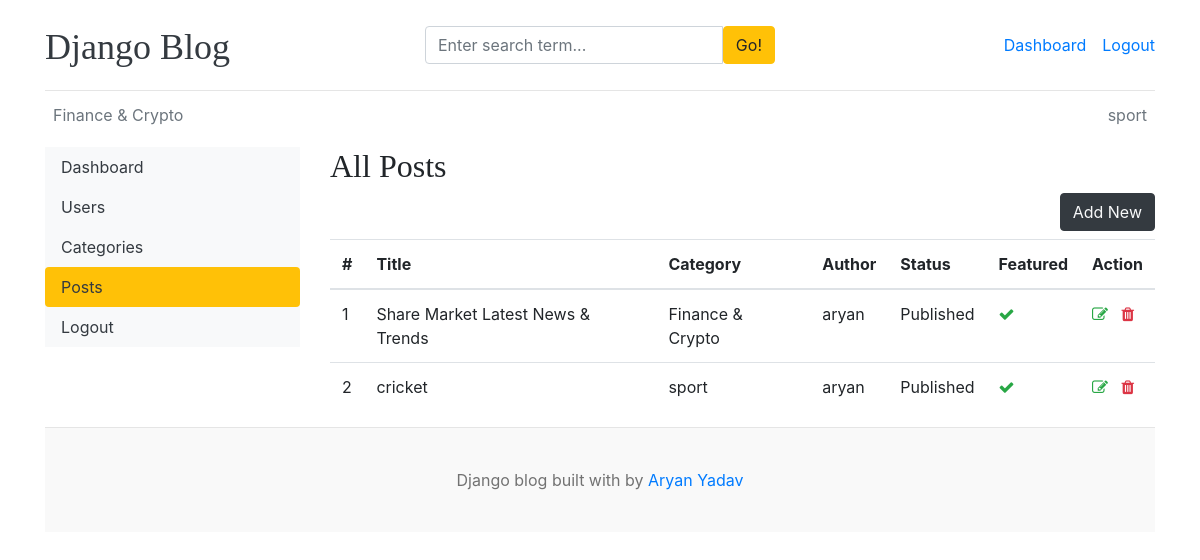
/dashboard/posts/ (signed in), run on an earlier commit of the app's database.
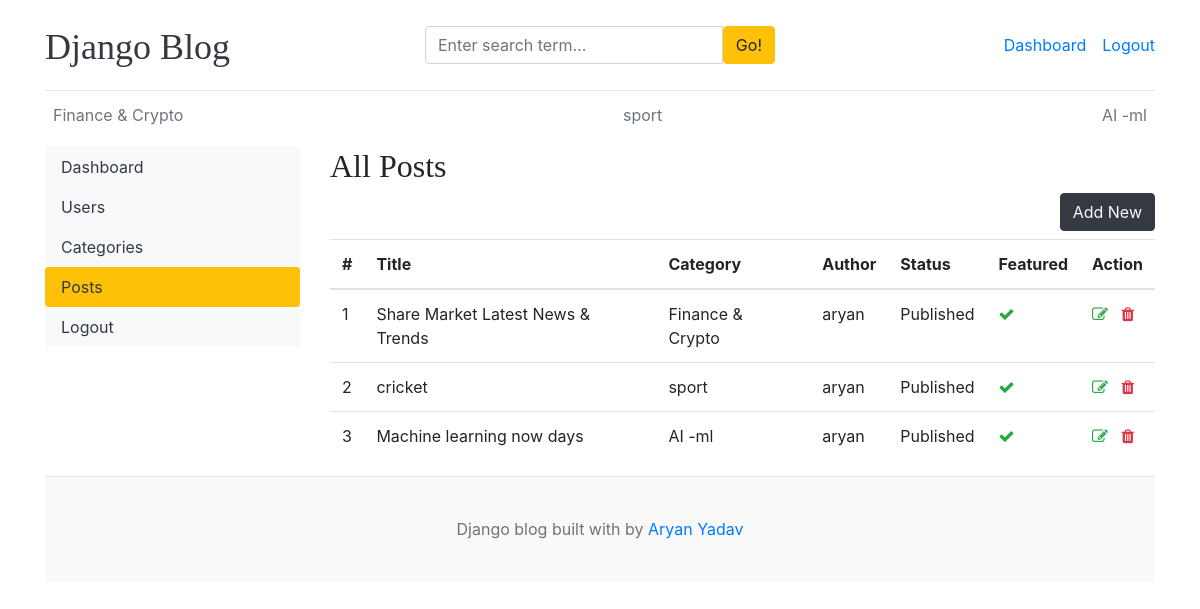
And on a later commit of the database.
### blogs/models.py (models this page shows, shortened)
class Category(models.Model):
    category_name   = models.CharField(max_length = 50,unique = True)
    author = models.ForeignKey(User, on_delete=models.CASCADE, null=True, blank=True)
    created_at = models.DateTimeField(auto_now_add = True)
    updated_at = models.DateTimeField(auto_now = True)
    class Meta:
        verbose_name_plural = 'categories'
    def __str__(self):
        return self.category_name

class Blog(models.Model):
    title = models.CharField(max_length = 100)
    slug = models.SlugField(max_length=150,unique = True,blank = True)
    category = models.ForeignKey(Category,on_delete = models.CASCADE)
    author = models.ForeignKey(User,on_delete = models.CASCADE)
    featured_image = models.ImageField(upload_to='upload/%Y/%M/%d')
    short_description = models.TextField(max_length = 500)
    blog_body = models.TextField(max_length = 2000)
    status = models.CharField(max_length = 20 ,choices = STATUS_CHOICES,default = 'Draft')
    is_featured = models.BooleanField(default = False)
    created_at = models.DateTimeField(auto_now_add = True)
    updated_at = models.DateTimeField(auto_now = True)

### dashboards/views.py (the view)
# urls.py: path('posts/',views.posts,name = 'posts'),
@login_required(login_url='login')
def posts(request):
    if request.user.is_staff:
        posts = Blog.objects.all()
    else:
        posts = Blog.objects.filter(author=request.user)
    context = {
        'posts': posts,
    }
    return render(request, 'dashboard/posts.html', context)

### blogs/context_processors.py (called while the page is built)
def get_categories(request):
    categories = Category.objects.all()
    return dict(categories = categories)

def get_social_links(request):
    social_links  = SocialLink.objects.all()
    return dict(social_links = social_links)

### templates/dashboard/posts.html (shortened to what this page needs)
{% extends 'base.html' %}
{% block content %}
<div class="row">
    {% include 'dashboard/sidebar.html' %}
    <div class="col-md-9">
        <h2>All Posts</h2>
        <a href="{% url 'add_post' %}" class="btn btn-dark text-light float-right mb-2">Add New</a>
        <table class="table table-hover">
            <thead>
              <tr>
                <th>#</th>
                <th>Title</th>
                <th>Category</th>
                <th>Author</th>
                <th>Status</th>
                <th>Featured</th>
                <th>Action</th>
              </tr>
            </thead>
            <tbody>
            {% for post in posts %}
              <tr>
                <td>{{ forloop.counter }}</td>
                <td>{{ post.title }}</td>
                <td>{{ post.category }}</td>
                <td>{{ post.author }}</td>
                <td>{{post.status}}</td>
                <td>{% if post.is_featured %} <i class="fa fa-check text-success"></i>
                  {% else %} <i class="fa fa-times text-danger"></i>{% endif %} </td>
                <td>
                    <a href="{% url 'edit_post' post.id %}"><i class="fa fa-edit text-success"></i></a>
                    <a href="{% url 'delete_post' post.id %}"><i class="fa fa-trash text-danger"></i></a>
                </td>
              </tr>
            {% endfor %}
            </tbody>
          </table>
    </div>
</div>
{% endblock %}

### templates/base.html (shortened to what this page needs)
{% load static %}
<!DOCTYPE html>
<html lang="en">
<head>
    <link href="https://getbootstrap.com/docs/4.0/dist/css/bootstrap.min.css" rel="stylesheet">
    <link href="{% static 'css/blog.css' %}" rel="stylesheet">
    <link rel="stylesheet" href="https://cdnjs.cloudflare.com/ajax/libs/font-awesome/4.7.0/css/font-awesome.min.css">
  </head>
<body>
    <div class="container">
      <header class="blog-header py-3">
        <div class="row flex-nowrap justify-content-between align-items-center">
          <div class="col-4 pt-1">
            <a class="blog-header-logo text-dark" href="/">Django Blog</a>
          </div>
          <div class="col-4">
            <form action="{% url 'search' %}" method="GET">
              <div class="input-group">
                <input class="form-control" type="text" name="keyword" value="{{ keyword }}" placeholder="Enter search term..." aria-label="Enter search term..." aria-describedby="button-search" />
                <button type="submit" class="btn btn-warning" id="button-search" type="button">Go!</button>
            </div>
            </form>
          </div>
          <div class="col-4 d-flex justify-content-end align-items-center">
            {% if not user.is_authenticated %}
            <a class="btn btn-sm btn-warning" href="{% url 'login' %}">Login</a> &nbsp;
            <a class="btn btn-sm btn-outline-secondary" href="{% url 'register' %}">Register</a>
            {% else %}
            <span><a href="{% url 'dashboard' %}">Dashboard</a></span>
            <span><a href="{% url 'logout' %}">Logout</a></span>
            {% endif %}
          </div>
        </div>
      </header>
      <div class="nav-scroller py-1 mb-2">
        <nav class="nav d-flex justify-content-between">
          {% for cat in categories %}
          <a class="p-2 text-muted" href="{% url 'posts_by_category' cat.id %}">{{ cat.category_name }}</a>
          {% endfor %}
        </nav>
      </div>
{% block content %}
{% endblock %}
<footer class="blog-footer">
    <p>Django blog built with  by <a href="#">Aryan Yadav </a></p>
  </footer>
  </body>
  </html>

What changed in the data, as far as the page shows it:
added Category: category_name "AI -ml"
added Blog: title "Machine learning now days", category "AI -ml", author "aryan", status "Published", is_featured True (drawn)
